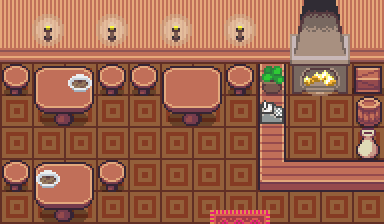

Rendered tile map (Tiled .tmx) drawn with the repository's tilesets; below, a short description and the map source with its tile grids summarised:
An orthogonal 12x7 tile map with 32x32 px tiles, 4 tile layers (Tile Layer 1, Tile Layer 2, Tile Layer 3, Above player), 3 tilesets and 21 objects (14x event, 7x collision).

<map version="1.10" tiledversion="git" orientation="orthogonal" renderorder="right-down" compressionlevel="0" width="12" height="7" tilewidth="32" tileheight="32" infinite="0" nextlayerid="7" nextobjectid="60">
 <properties>
  <property name="edges" value="clamped" />
  <property name="inside" type="bool" value="true" />
  <property name="scenario" value="xero" />
  <property name="slug" value="taba_house4" />
  <property name="map_type" value="notype" />
 </properties>
 <tileset firstgid="1" source="../gfx/tilesets/core_indoor_floors.tsx" />
 <tileset firstgid="3865" source="../gfx/tilesets/core_indoor_walls.tsx" />
 <tileset firstgid="7729" source="../gfx/tilesets/core_set pieces.tsx" />
 <layer id="1" name="Tile Layer 1" width="12" height="7">
  <data>[84 cells, 84 non-empty, 3 distinct tile ids]</data>
 </layer>
 <layer id="2" name="Tile Layer 2" width="12" height="7">
  <data>[84 cells, 42 non-empty, 19 distinct tile ids]</data>
 </layer>
 <layer id="3" name="Tile Layer 3" width="12" height="7">
  <data>[84 cells, 7 non-empty, 6 distinct tile ids]</data>
 </layer>
 <layer id="4" name="Above player" width="12" height="7">
  <data>[84 cells, 0 non-empty, 0 distinct tile ids]</data>
 </layer>
 <objectgroup color="#ff0000" id="5" name="Collisions">
  <object id="29" type="collision" x="256" y="64" width="32" height="128" />
  <object id="33" type="collision" x="0" y="32" width="384" height="32" />
  <object id="39" type="collision" x="288" y="64" width="64" height="32" />
  <object id="40" type="collision" x="32" y="64" width="64" height="64" />
  <object id="41" type="collision" x="160" y="64" width="64" height="64" />
  <object id="42" type="collision" x="32" y="160" width="64" height="64" />
  <object id="43" type="collision" x="288" y="160" width="96" height="32" />
 </objectgroup>
 <objectgroup color="#ffff00" id="6" name="Events">
  <object id="23" name="Play Music" type="event" x="352" y="0" width="32" height="32">
   <properties>
    <property name="act10" value="play_music music_home" />
    <property name="cond10" value="not music_playing music_home" />
   </properties>
  </object>
  <object id="27" name="Go Outside" type="event" x="224" y="192" width="32" height="32">
   <properties>
    <property name="act10" value="transition_teleport player,taba_town.tmx,25,4,0.3" />
    <property name="act20" value="char_face player,down" />
    <property name="cond10" value="is char_at player" />
    <property name="cond20" value="is char_facing player,down" />
   </properties>
  </object>
  <object id="45" name="Create Owner" type="event" x="288" y="128" width="32" height="32">
   <properties>
    <property name="act1" value="create_npc taba_house4_owner,9,4" />
    <property name="act2" value="char_face taba_house4_owner,left" />
    <property name="cond1" value="not char_exists taba_house4_owner" />
   </properties>
  </object>
  <object id="46" name="Talk1" type="event" x="224" y="128" width="32" height="32">
   <properties>
    <property name="act1" value="char_face taba_house4_owner,left" />
    <property name="act2" value="translated_dialog taba_house4_owner1" />
    <property name="cond1" value="is char_at player" />
    <property name="cond2" value="is char_facing player,right" />
    <property name="cond3" value="is button_pressed INTERACT" />
   </properties>
  </object>
  <object id="47" name="Talk2" type="event" x="288" y="192" width="32" height="32">
   <properties>
    <property name="act1" value="char_face taba_house4_owner,down" />
    <property name="act2" value="translated_dialog taba_house4_owner1" />
    <property name="cond1" value="is char_at player" />
    <property name="cond2" value="is char_facing player,up" />
    <property name="cond3" value="is button_pressed INTERACT" />
   </properties>
  </object>
  <object id="49" name="Dish" type="event" x="32" y="160" width="32" height="32">
   <properties>
    <property name="act1" value="translated_dialog taba_house4_dish1" />
    <property name="cond1" value="is char_facing_tile player" />
    <property name="cond2" value="is button_pressed INTERACT" />
   </properties>
  </object>
  <object id="51" name="Waiter" type="event" x="128" y="64" width="32" height="32">
   <properties>
    <property name="act1" value="create_npc taba_house4_waiter,3,2,wander" />
    <property name="cond1" value="not char_exists taba_house4_waiter" />
   </properties>
  </object>
  <object id="52" name="Talk Waiter" type="event" x="160" y="96" width="32" height="32">
   <properties>
    <property name="act1" value="translated_dialog taba_house4_waiter1" />
    <property name="behav1" value="talk taba_house4_waiter" />
   </properties>
  </object>
  <object id="53" name="Create Client2" type="event" x="96" y="64" width="32" height="32">
   <properties>
    <property name="act1" value="create_npc taba_house4_client2,3,2" />
    <property name="act2" value="char_face taba_house4_client2,left" />
    <property name="cond1" value="not char_exists taba_house4_client2" />
   </properties>
  </object>
  <object id="54" name="Talk Client2" type="event" x="96" y="32" width="32" height="32">
   <properties>
    <property name="act1" value="translated_dialog taba_house4_client2a" />
    <property name="behav1" value="talk taba_house4_client2" />
   </properties>
  </object>
  <object id="55" name="Create Client3" type="event" x="0" y="160" width="32" height="32">
   <properties>
    <property name="act1" value="create_npc knight2,0,5" />
    <property name="act2" value="char_face knight2,right" />
    <property name="cond1" value="not char_exists knight2" />
   </properties>
  </object>
  <object id="56" name="Talk Client3" type="event" x="32" y="192" width="32" height="32">
   <properties>
    <property name="act1" value="translated_dialog taba_house4_client3a" />
    <property name="behav1" value="talk knight2" />
   </properties>
  </object>
  <object id="57" name="Create Client1" type="event" x="320" y="192" width="32" height="32">
   <properties>
    <property name="act1" value="create_npc taba_house4_client1,10,6" />
    <property name="act2" value="char_face taba_house4_client1,up" />
    <property name="cond1" value="not char_exists taba_house4_client1" />
   </properties>
  </object>
  <object id="58" name="Talk Client1" type="event" x="352" y="160" width="32" height="32">
   <properties>
    <property name="act1" value="translated_dialog taba_house4_client1a" />
    <property name="behav1" value="talk taba_house4_client1" />
   </properties>
  </object>
 </objectgroup>
</map>
